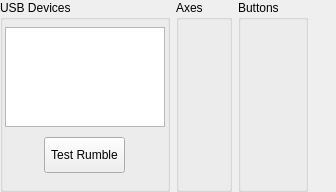
<?xml version="1.0" encoding="UTF-8"?>
<ui version="4.0">
 <class>Joysticks</class>
 <widget class="QWidget" name="Joysticks">
  <property name="geometry">
   <rect>
    <x>0</x>
    <y>0</y>
    <width>336</width>
    <height>192</height>
   </rect>
  </property>
  <property name="windowTitle">
   <string>Form</string>
  </property>
  <layout class="QHBoxLayout" name="horizontalLayout">
   <property name="leftMargin">
    <number>0</number>
   </property>
   <property name="topMargin">
    <number>0</number>
   </property>
   <property name="rightMargin">
    <number>0</number>
   </property>
   <property name="bottomMargin">
    <number>0</number>
   </property>
   <item>
    <widget class="QGroupBox" name="UsbDevices">
     <property name="title">
      <string>USB Devices</string>
     </property>
     <layout class="QVBoxLayout" name="verticalLayout">
      <property name="spacing">
       <number>1</number>
      </property>
      <property name="leftMargin">
       <number>2</number>
      </property>
      <property name="topMargin">
       <number>2</number>
      </property>
      <property name="rightMargin">
       <number>2</number>
      </property>
      <property name="bottomMargin">
       <number>2</number>
      </property>
      <item>
       <spacer name="verticalSpacer_4">
        <property name="orientation">
         <enum>Qt::Vertical</enum>
        </property>
        <property name="sizeHint" stdset="0">
         <size>
          <width>20</width>
          <height>40</height>
         </size>
        </property>
       </spacer>
      </item>
      <item>
       <widget class="QWidget" name="JoystickListWidget" native="true">
        <layout class="QHBoxLayout" name="horizontalLayout_3">
         <property name="leftMargin">
          <number>0</number>
         </property>
         <property name="topMargin">
          <number>0</number>
         </property>
         <property name="rightMargin">
          <number>0</number>
         </property>
         <property name="bottomMargin">
          <number>0</number>
         </property>
         <item>
          <widget class="QListWidget" name="JoystickList">
           <property name="minimumSize">
            <size>
             <width>160</width>
             <height>100</height>
            </size>
           </property>
           <property name="maximumSize">
            <size>
             <width>160</width>
             <height>100</height>
            </size>
           </property>
           <property name="alternatingRowColors">
            <bool>true</bool>
           </property>
           <property name="iconSize">
            <size>
             <width>8</width>
             <height>8</height>
            </size>
           </property>
           <property name="viewMode">
            <enum>QListView::ListMode</enum>
           </property>
           <property name="uniformItemSizes">
            <bool>true</bool>
           </property>
           <property name="wordWrap">
            <bool>true</bool>
           </property>
           <property name="sortingEnabled">
            <bool>false</bool>
           </property>
          </widget>
         </item>
        </layout>
       </widget>
      </item>
      <item>
       <widget class="QWidget" name="widget" native="true">
        <layout class="QHBoxLayout" name="horizontalLayout_2">
         <item>
          <widget class="QToolButton" name="Rumble">
           <property name="minimumSize">
            <size>
             <width>0</width>
             <height>36</height>
            </size>
           </property>
           <property name="text">
            <string>Test Rumble</string>
           </property>
           <property name="arrowType">
            <enum>Qt::NoArrow</enum>
           </property>
          </widget>
         </item>
        </layout>
       </widget>
      </item>
      <item>
       <spacer name="verticalSpacer_3">
        <property name="orientation">
         <enum>Qt::Vertical</enum>
        </property>
        <property name="sizeHint" stdset="0">
         <size>
          <width>20</width>
          <height>40</height>
         </size>
        </property>
       </spacer>
      </item>
     </layout>
    </widget>
   </item>
   <item>
    <widget class="QGroupBox" name="Axes">
     <property name="title">
      <string>Axes</string>
     </property>
     <layout class="QVBoxLayout" name="verticalLayout_2">
      <property name="spacing">
       <number>1</number>
      </property>
      <property name="leftMargin">
       <number>2</number>
      </property>
      <property name="topMargin">
       <number>2</number>
      </property>
      <property name="rightMargin">
       <number>2</number>
      </property>
      <property name="bottomMargin">
       <number>2</number>
      </property>
      <item>
       <widget class="QWidget" name="AxesWidget" native="true">
        <layout class="QVBoxLayout" name="verticalLayout_17"/>
       </widget>
      </item>
      <item>
       <spacer name="verticalSpacer">
        <property name="orientation">
         <enum>Qt::Vertical</enum>
        </property>
        <property name="sizeHint" stdset="0">
         <size>
          <width>20</width>
          <height>40</height>
         </size>
        </property>
       </spacer>
      </item>
     </layout>
    </widget>
   </item>
   <item>
    <widget class="QGroupBox" name="Buttons">
     <property name="title">
      <string>Buttons</string>
     </property>
     <layout class="QVBoxLayout" name="verticalLayout_3">
      <property name="spacing">
       <number>1</number>
      </property>
      <property name="leftMargin">
       <number>2</number>
      </property>
      <property name="topMargin">
       <number>2</number>
      </property>
      <property name="rightMargin">
       <number>2</number>
      </property>
      <property name="bottomMargin">
       <number>2</number>
      </property>
      <item>
       <widget class="QWidget" name="ButtonsWidget" native="true">
        <property name="styleSheet">
         <string notr="true">QPushButton {
    background-color: rgb(38, 38, 38);
	border: 0px;
    padding: 4px;
}
QPushButton:checked {
	background-color: rgb(33, 255, 43);
}</string>
        </property>
        <layout class="QGridLayout" name="ButtonLayout"/>
       </widget>
      </item>
      <item>
       <spacer name="verticalSpacer_2">
        <property name="orientation">
         <enum>Qt::Vertical</enum>
        </property>
        <property name="sizeHint" stdset="0">
         <size>
          <width>20</width>
          <height>40</height>
         </size>
        </property>
       </spacer>
      </item>
     </layout>
    </widget>
   </item>
   <item>
    <spacer name="horizontalSpacer">
     <property name="orientation">
      <enum>Qt::Horizontal</enum>
     </property>
     <property name="sizeHint" stdset="0">
      <size>
       <width>40</width>
       <height>20</height>
      </size>
     </property>
    </spacer>
   </item>
  </layout>
 </widget>
 <resources/>
 <connections/>
</ui>
